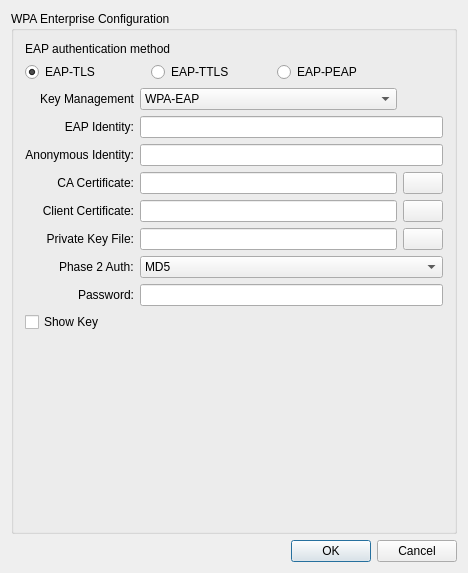
<?xml version="1.0" encoding="UTF-8"?>
<ui version="4.0">
 <class>dialogWPAEnterprise</class>
 <widget class="QDialog" name="dialogWPAEnterprise">
  <property name="geometry">
   <rect>
    <x>0</x>
    <y>0</y>
    <width>468</width>
    <height>573</height>
   </rect>
  </property>
  <property name="windowTitle">
   <string>WPA-Enterprise Configuration</string>
  </property>
  <property name="windowIcon">
   <iconset resource="wificonfig.qrc">
    <normaloff>:/tray_wifi85.png</normaloff>:/tray_wifi85.png</iconset>
  </property>
  <layout class="QGridLayout" name="gridLayout_2">
   <item row="1" column="0">
    <widget class="QDialogButtonBox" name="buttonBox">
     <property name="standardButtons">
      <set>QDialogButtonBox::Cancel|QDialogButtonBox::Ok</set>
     </property>
    </widget>
   </item>
   <item row="0" column="0">
    <widget class="QGroupBox" name="groupBox">
     <property name="title">
      <string>WPA Enterprise Configuration</string>
     </property>
     <layout class="QGridLayout" name="gridLayout">
      <item row="6" column="2">
       <widget class="QPushButton" name="pushSelectCACert">
        <property name="text">
         <string/>
        </property>
        <property name="icon">
         <iconset resource="wificonfig.qrc">
          <normaloff>:/folder_open.png</normaloff>:/folder_open.png</iconset>
        </property>
       </widget>
      </item>
      <item row="11" column="0">
       <widget class="QLabel" name="textPrivateKey">
        <property name="text">
         <string>Password:</string>
        </property>
        <property name="alignment">
         <set>Qt::AlignRight|Qt::AlignTrailing|Qt::AlignVCenter</set>
        </property>
        <property name="wordWrap">
         <bool>false</bool>
        </property>
       </widget>
      </item>
      <item row="13" column="0" colspan="2">
       <spacer name="verticalSpacer">
        <property name="orientation">
         <enum>Qt::Vertical</enum>
        </property>
        <property name="sizeHint" stdset="0">
         <size>
          <width>20</width>
          <height>40</height>
         </size>
        </property>
       </spacer>
      </item>
      <item row="3" column="1">
       <widget class="QComboBox" name="comboKeyMgmt">
        <item>
         <property name="text">
          <string notr="true">WPA-EAP</string>
         </property>
        </item>
        <item>
         <property name="text">
          <string notr="true">IEE8021X</string>
         </property>
        </item>
       </widget>
      </item>
      <item row="3" column="0" alignment="Qt::AlignRight">
       <widget class="QLabel" name="labelKeyMgmt">
        <property name="text">
         <string>Key Management</string>
        </property>
        <property name="alignment">
         <set>Qt::AlignRight|Qt::AlignTrailing|Qt::AlignVCenter</set>
        </property>
       </widget>
      </item>
      <item row="8" column="2">
       <widget class="QPushButton" name="pushSelectPrivateKeyFile">
        <property name="text">
         <string/>
        </property>
        <property name="icon">
         <iconset resource="wificonfig.qrc">
          <normaloff>:/folder_open.png</normaloff>:/folder_open.png</iconset>
        </property>
       </widget>
      </item>
      <item row="4" column="1" colspan="2">
       <widget class="QLineEdit" name="lineEAPIdentity"/>
      </item>
      <item row="4" column="0">
       <widget class="QLabel" name="textLabel2">
        <property name="text">
         <string>EAP Identity:</string>
        </property>
        <property name="alignment">
         <set>Qt::AlignRight|Qt::AlignTrailing|Qt::AlignVCenter</set>
        </property>
        <property name="wordWrap">
         <bool>false</bool>
        </property>
       </widget>
      </item>
      <item row="1" column="0" colspan="2">
       <layout class="QHBoxLayout">
        <item>
         <widget class="QRadioButton" name="radioEAPTLS">
          <property name="text">
           <string>EAP-TLS</string>
          </property>
          <property name="checked">
           <bool>true</bool>
          </property>
         </widget>
        </item>
        <item>
         <widget class="QRadioButton" name="radioEAPTTLS">
          <property name="text">
           <string>EAP-TTLS</string>
          </property>
         </widget>
        </item>
        <item>
         <widget class="QRadioButton" name="radioEAPPEAP">
          <property name="text">
           <string>EAP-PEAP</string>
          </property>
         </widget>
        </item>
       </layout>
      </item>
      <item row="0" column="0" colspan="2">
       <widget class="QLabel" name="textLabel1">
        <property name="text">
         <string>EAP authentication method</string>
        </property>
        <property name="wordWrap">
         <bool>false</bool>
        </property>
       </widget>
      </item>
      <item row="7" column="1">
       <widget class="QLineEdit" name="lineClientCert">
        <property name="readOnly">
         <bool>true</bool>
        </property>
       </widget>
      </item>
      <item row="6" column="0">
       <widget class="QLabel" name="textCACert">
        <property name="text">
         <string>CA Certificate:</string>
        </property>
        <property name="alignment">
         <set>Qt::AlignRight|Qt::AlignTrailing|Qt::AlignVCenter</set>
        </property>
        <property name="wordWrap">
         <bool>false</bool>
        </property>
       </widget>
      </item>
      <item row="8" column="0">
       <widget class="QLabel" name="textPrivateKeyFile">
        <property name="text">
         <string>Private Key File:</string>
        </property>
        <property name="alignment">
         <set>Qt::AlignRight|Qt::AlignTrailing|Qt::AlignVCenter</set>
        </property>
        <property name="wordWrap">
         <bool>false</bool>
        </property>
       </widget>
      </item>
      <item row="6" column="1">
       <widget class="QLineEdit" name="lineCACert">
        <property name="readOnly">
         <bool>true</bool>
        </property>
       </widget>
      </item>
      <item row="7" column="0">
       <widget class="QLabel" name="textClientCert">
        <property name="text">
         <string>Client Certificate:</string>
        </property>
        <property name="alignment">
         <set>Qt::AlignRight|Qt::AlignTrailing|Qt::AlignVCenter</set>
        </property>
        <property name="wordWrap">
         <bool>false</bool>
        </property>
       </widget>
      </item>
      <item row="7" column="2">
       <widget class="QPushButton" name="pushSelectClientCert">
        <property name="text">
         <string/>
        </property>
        <property name="icon">
         <iconset resource="wificonfig.qrc">
          <normaloff>:/folder_open.png</normaloff>:/folder_open.png</iconset>
        </property>
       </widget>
      </item>
      <item row="8" column="1">
       <widget class="QLineEdit" name="linePrivateKeyFile">
        <property name="readOnly">
         <bool>true</bool>
        </property>
       </widget>
      </item>
      <item row="10" column="0" alignment="Qt::AlignRight">
       <widget class="QLabel" name="textPhase2">
        <property name="inputMethodHints">
         <set>Qt::ImhNone</set>
        </property>
        <property name="text">
         <string>Phase 2 Auth:</string>
        </property>
       </widget>
      </item>
      <item row="12" column="0">
       <widget class="QCheckBox" name="checkShowKey">
        <property name="text">
         <string>Show Key</string>
        </property>
       </widget>
      </item>
      <item row="5" column="1" colspan="2">
       <widget class="QLineEdit" name="lineAnonIdentity"/>
      </item>
      <item row="5" column="0">
       <widget class="QLabel" name="textAnonIdentity">
        <property name="text">
         <string>Anonymous Identity:</string>
        </property>
        <property name="alignment">
         <set>Qt::AlignRight|Qt::AlignTrailing|Qt::AlignVCenter</set>
        </property>
       </widget>
      </item>
      <item row="11" column="1" colspan="2">
       <widget class="QLineEdit" name="linePrivateKeyPassword">
        <property name="echoMode">
         <enum>QLineEdit::Password</enum>
        </property>
       </widget>
      </item>
      <item row="10" column="1" colspan="2">
       <widget class="QComboBox" name="comboPhase2">
        <property name="inputMethodHints">
         <set>Qt::ImhNone</set>
        </property>
        <item>
         <property name="text">
          <string>MD5</string>
         </property>
        </item>
        <item>
         <property name="text">
          <string>MSCHAPV2</string>
         </property>
        </item>
        <item>
         <property name="text">
          <string>GTC</string>
         </property>
        </item>
        <item>
         <property name="text">
          <string>OTP</string>
         </property>
        </item>
        <item>
         <property name="text">
          <string>PAP</string>
         </property>
        </item>
        <item>
         <property name="text">
          <string>CHAP</string>
         </property>
        </item>
        <item>
         <property name="text">
          <string>MSCHAP</string>
         </property>
        </item>
       </widget>
      </item>
     </layout>
    </widget>
   </item>
  </layout>
 </widget>
 <layoutdefault spacing="6" margin="11"/>
 <tabstops>
  <tabstop>radioEAPTLS</tabstop>
  <tabstop>radioEAPTTLS</tabstop>
  <tabstop>radioEAPPEAP</tabstop>
  <tabstop>comboKeyMgmt</tabstop>
  <tabstop>lineEAPIdentity</tabstop>
  <tabstop>lineAnonIdentity</tabstop>
  <tabstop>lineCACert</tabstop>
  <tabstop>pushSelectCACert</tabstop>
  <tabstop>lineClientCert</tabstop>
  <tabstop>pushSelectClientCert</tabstop>
  <tabstop>linePrivateKeyFile</tabstop>
  <tabstop>pushSelectPrivateKeyFile</tabstop>
  <tabstop>comboPhase2</tabstop>
  <tabstop>linePrivateKeyPassword</tabstop>
  <tabstop>checkShowKey</tabstop>
 </tabstops>
 <includes>
  <include location="local">qmessagebox.h</include>
 </includes>
 <resources>
  <include location="wificonfig.qrc"/>
 </resources>
 <connections>
  <connection>
   <sender>radioEAPTLS</sender>
   <signal>clicked()</signal>
   <receiver>dialogWPAEnterprise</receiver>
   <slot>slotTypeChanged()</slot>
   <hints>
    <hint type="sourcelabel">
     <x>20</x>
     <y>20</y>
    </hint>
    <hint type="destinationlabel">
     <x>20</x>
     <y>20</y>
    </hint>
   </hints>
  </connection>
  <connection>
   <sender>radioEAPTTLS</sender>
   <signal>clicked()</signal>
   <receiver>dialogWPAEnterprise</receiver>
   <slot>slotTypeChanged()</slot>
   <hints>
    <hint type="sourcelabel">
     <x>20</x>
     <y>20</y>
    </hint>
    <hint type="destinationlabel">
     <x>20</x>
     <y>20</y>
    </hint>
   </hints>
  </connection>
  <connection>
   <sender>radioEAPPEAP</sender>
   <signal>clicked()</signal>
   <receiver>dialogWPAEnterprise</receiver>
   <slot>slotTypeChanged()</slot>
   <hints>
    <hint type="sourcelabel">
     <x>20</x>
     <y>20</y>
    </hint>
    <hint type="destinationlabel">
     <x>20</x>
     <y>20</y>
    </hint>
   </hints>
  </connection>
  <connection>
   <sender>pushSelectCACert</sender>
   <signal>clicked()</signal>
   <receiver>dialogWPAEnterprise</receiver>
   <slot>slotSelectCACert()</slot>
   <hints>
    <hint type="sourcelabel">
     <x>20</x>
     <y>20</y>
    </hint>
    <hint type="destinationlabel">
     <x>20</x>
     <y>20</y>
    </hint>
   </hints>
  </connection>
  <connection>
   <sender>pushSelectClientCert</sender>
   <signal>clicked()</signal>
   <receiver>dialogWPAEnterprise</receiver>
   <slot>slotSelectClientCert()</slot>
   <hints>
    <hint type="sourcelabel">
     <x>20</x>
     <y>20</y>
    </hint>
    <hint type="destinationlabel">
     <x>20</x>
     <y>20</y>
    </hint>
   </hints>
  </connection>
  <connection>
   <sender>pushSelectPrivateKeyFile</sender>
   <signal>clicked()</signal>
   <receiver>dialogWPAEnterprise</receiver>
   <slot>slotSelectPrivateKeyFile()</slot>
   <hints>
    <hint type="sourcelabel">
     <x>20</x>
     <y>20</y>
    </hint>
    <hint type="destinationlabel">
     <x>20</x>
     <y>20</y>
    </hint>
   </hints>
  </connection>
 </connections>
</ui>
